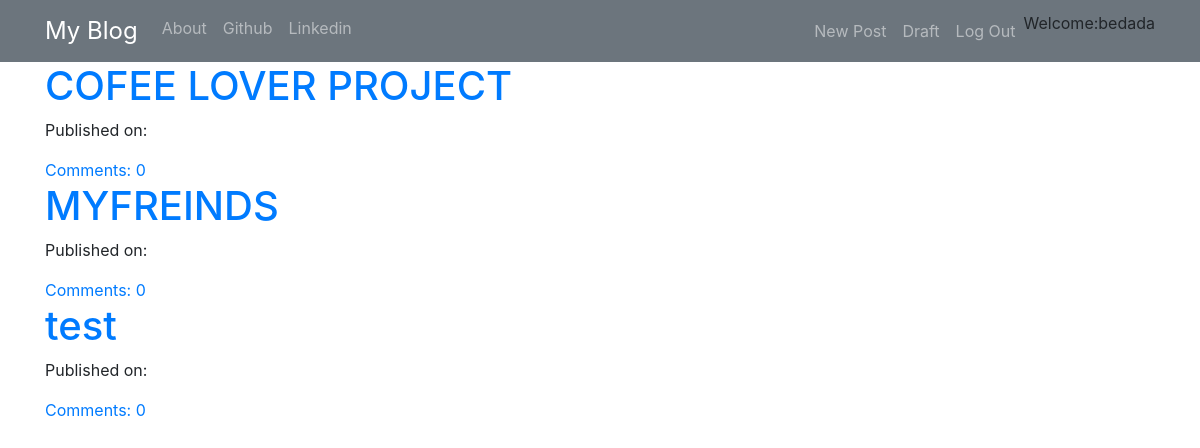
Page /drafts/ (signed in) on the committed database.
### blog/models.py (models this page shows, shortened)
class Post(models.Model):
    author = models.ForeignKey('auth.User',on_delete=models.CASCADE,)
    title=models.CharField(max_length=200)
    text=models.TextField()
    created_date=models.DateTimeField(default=timezone.now)
    published_date=models.DateTimeField(blank=True,null=True)
    def approve_comments(self):
        return self.comments.filter(approved_comment=True)

### blog/views.py (the view)
# urls.py: path('drafts/',views.DraftListView.as_view(),name='post_draft_list'),
class DraftListView(LoginRequiredMixin,ListView):
    login_url='/login/'
    redirect_field_name='blog/post_list.html'
    model=Post
    def get_queryset(self):
        return Post.objects.filter(published_date__isnull=True).order_by('created_date')

### blog/templates/blog/post_list.html
{% extends "blog/base.html" %}
{% block content %}
<div class="centerstage">
  {% for post in post_list %}
  <div class="post">
    <h1><a href="{% url 'post_detail' pk=post.pk %}">{{ post.title }}</a></h1>
    <div class="date">
      <p>Published on: {{post.published|date:"D M Y"}}</p>
    </div>
    <a href="{% url 'post_detail' pk=post.pk %}">Comments: {{ post.approve_comments.count }}</a>
  </div>
  {% endfor %}
</div>
{% endblock %}

### blog/templates/blog/base.html (shortened to what this page needs)
<!DOCTYPE html>
{% load static %}
<html lang="en" dir="ltr">
  <head>
    <link rel="stylesheet" href="https://stackpath.bootstrapcdn.com/font-awesome/4.7.0/css/font-awesome.min.css">
  <link rel="stylesheet" href="https://stackpath.bootstrapcdn.com/bootstrap/4.5.1/css/bootstrap.min.css">
  <link rel="stylesheet" href="//cdn.jsdelivr.net/npm/medium-editor@latest/dist/css/medium-editor.min.css" type="text/css" media="screen" charset="utf-8">
   <link rel="stylesheet" href="{% static 'css/blog.css' %}">
  </head>
  <body>
    <nav class="navbar navbar-expand-sm bg-secondary navbar-dark">
      <div class="container">
        <ul class="navbar-nav">
        <li><a class="navbar-brand bigbrand" href="{% url 'post_list' %}">My Blog</a></li>
        <li><a class="nav-link" href="{% url 'about' %}">About</a></li>
        <li><a class="nav-link" href="https://www.githhub.com">Github</a></li>
        <li><a class="nav-link" href="https://www.linkedin.com">Linkedin</a></li>
      </ul>
      <ul class="navbar-nav  navbar-right">
        {% if user.is_authenticated %}
        <li>
           <a class="nav-link" href="{% url 'post_new' %}">New Post</a>
        </li>
        <li>
           <a class="nav-link" href="{% url 'post_draft_list' %}">Draft</a>
        </li>
        <li>
           <a class="nav-link" href="{% url 'logout' %}">Log Out</a>
        </li>
        <li>
          <a>Welcome:{{user.username}}</a>
        </li>
        {% else %}
        <li><a href="{% url 'login' %}"><span class='fa fa-user'></span></a></li>
        {% endif %}
      </ul>
      </div>
    </nav>
<div class="content container">
  <div class="row">
    <div class="col-md-8">
      <div class="blog_posts">
        {% block content %}
        {% endblock %}
      </div>
    </div>
  </div>
</div>
  </body>
</html>

### blog/static/css/blog.css (style rules this page uses)
.bigbrand { font-size: 1.5rem; }
.centerstage { margin-left: auto; margin-right: auto; }

### rows in the picture
Post: title "COFEE LOVER PROJECT", approve_comments.count "0"
Post: title "MYFREINDS", approve_comments.count "0"
Post: title "test", approve_comments.count "0"

### other values in the picture
{{ user.username }} "bedada"
